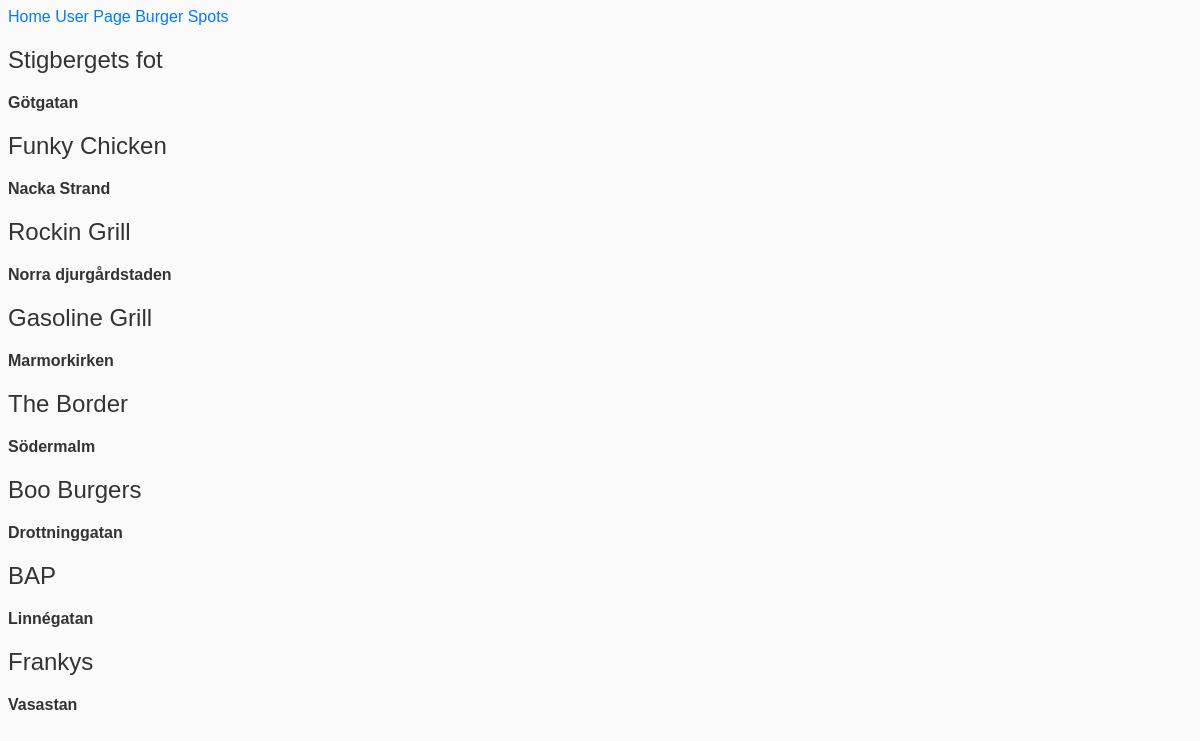
Screenshot of /places with the database file from the repository.
### burgit/models.py (models this page shows, shortened)
class BurgerPlace(models.Model):
  name = models.CharField(max_length=50)
  location = models.CharField(max_length=50)

### burgit/views.py (the view)
# urls.py: path('places', views.places, name='places')
def places(request):
  places = BurgerPlace.objects.all()
  template = loader.get_template('places.html')
  context = {
    'places': places
  }
  return HttpResponse(template.render(context, request))

### burgit/templates/places.html (shortened to what this page needs)
{% extends 'layout.html' %}
{% block content %}
{% for place in places%}
  <div>
    <h3>{{ place.name }}</h3>
  <b>{{ place.location }}</b>
</div>
{% endfor %}
{% endblock %}

### burgit/static/main.css (style rules this page uses)
body { font-family: sans-serif; color: #333; background-color: #fafafa; }
h1, h2, h3, h4, h5, h6 { font-weight: 500; margin: 20px 0; }
h3 { font-size: 24px; }

### rows the page displays
BurgerPlace: name "Stigbergets fot", location "Götgatan"
BurgerPlace: name "Funky Chicken", location "Nacka Strand"
BurgerPlace: name "Rockin Grill", location "Norra djurgårdstaden"
BurgerPlace: name "Gasoline Grill", location "Marmorkirken"
BurgerPlace: name "The Border", location "Södermalm"
BurgerPlace: name "Boo Burgers", location "Drottninggatan"
BurgerPlace: name "BAP", location "Linnégatan"
BurgerPlace: name "Frankys", location "Vasastan"
